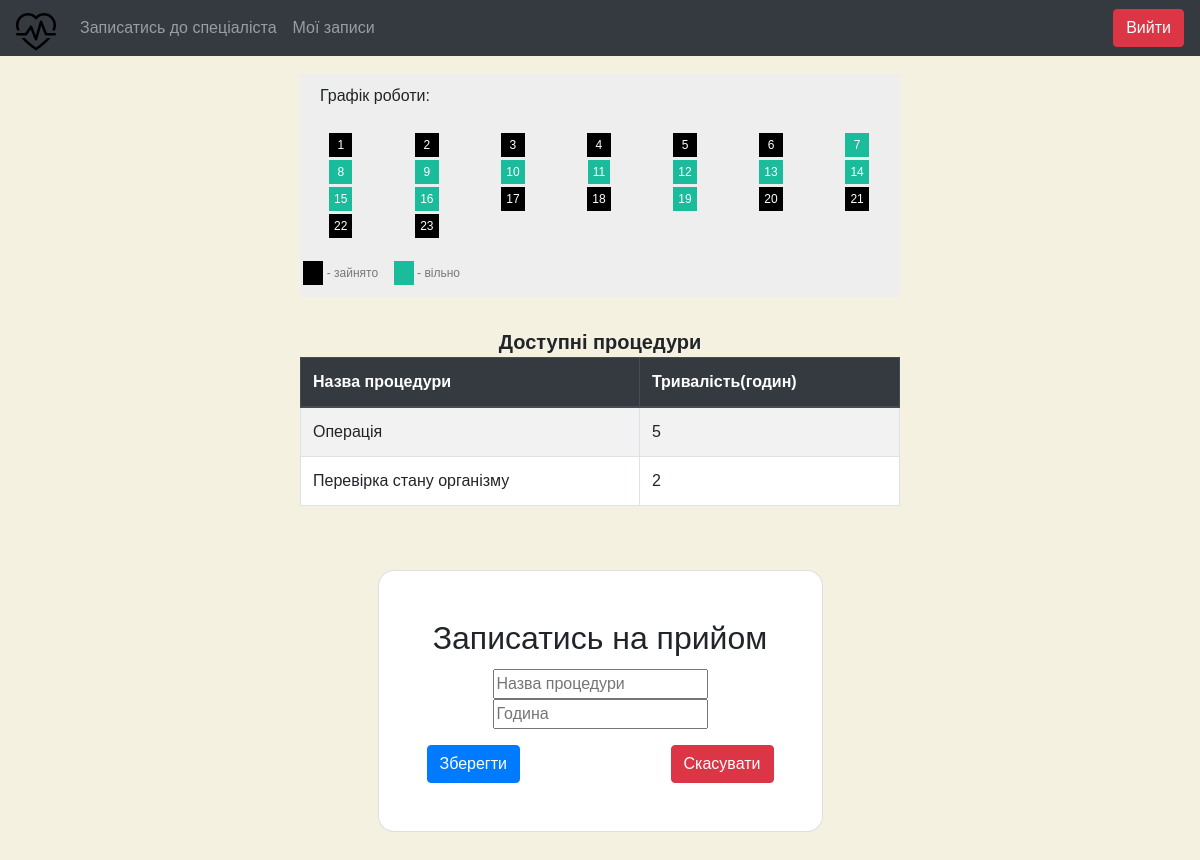
/create_appointment/1 (signed in), run on the app's committed database.
### clients/models.py (models this page shows)
class Procedure(models.Model):
    name = models.CharField(max_length=255, verbose_name="Назва процедури")
    name_of_speciality = models.CharField(max_length=255, default='-', null='-', verbose_name="Ім'я лікаря")
    duration = models.IntegerField(verbose_name="Тривалість")

### clients/views.py (the view, shortened to what this page needs)
# urls.py: path('create_appointment/<slug:doctor_id>', login_required(ShowDoctorSchedule.as_view()), name='appoint_doctor'),
class ShowDoctorSchedule(DetailView):
    model = ServiceWorkers
    template_name = 'clients/choose_time.html'
    pk_url_kwarg = 'doctor_id'
    context_object_name = 'object'
    form_class = AddAppointmentForm
    success_url = '/make_appointment'
    def get_context_data(self, **kwargs):
        context = super().get_context_data(**kwargs)
        self.success_url = '/make_appointment'
        work_from = ServiceWorkers.objects.values_list('schedule_from', flat=True).get(id=self.kwargs['doctor_id'])
        work_to = ServiceWorkers.objects.values_list('schedule_to', flat=True).get(id=self.kwargs['doctor_id'])
        doctor = ServiceWorkers.objects.get(id=self.kwargs['doctor_id'])
        context.update({
            'user': self.request.user,
            'hours': get_working_hours(int(work_from), int(work_to), ServiceWorkers.objects.get(id=self.kwargs['doctor_id'])),
            'procedures': Procedure.objects.all().filter(name_of_speciality=doctor.speciality),
            'form': self.form_class,
            'is_worker': check_if_worker(self.request.user),
            'is_doctor': check_if_doctor(self.request.user)
        })
        return context

### clients/views.py (called while the page is built)
def check_if_worker(user):
    is_admin = True if len(Manager.objects.filter(name=user.username)) != 0 else False
    is_manager = True if len(Administrator.objects.filter(name=user.username)) != 0 else False
    return True if is_admin or is_manager == True else False

def check_if_doctor(user):
    return True if len(ServiceWorkers.objects.filter(name=user.username)) != 0 else False

def get_working_hours(work_from, work_to, doctor):
    hours = {}
    for hour in range(0, work_from):
        hours[hour+1] = 'inactive'
    for hour in range(work_from, work_to):
        hours[hour] = 'active'
    for hour in range(work_to, 24):
        hours[hour] = 'inactive'
    for i in Appointment.objects.filter(name_of_doctor=doctor.name):
        for j in range(Procedure.objects.get(name=i.name_of_procedure).duration):
            print(i.hour+j)
            hours[i.hour+j] = 'inactive'
    return hours

### clients/templates/clients/choose_time.html (shortened to what this page needs)
{% extends "clients/base.html" %}
{% load static %}
{% block styles %}
    <link type="text/css" href="{% static 'css/make_appointment.css' %}" rel="stylesheet"/>
    <link type="text/css" href="{% static 'css/doctor_view.css' %}" rel="stylesheet"/>
    <link type="text/css" href="{% static 'css/schedule.css' %}" rel="stylesheet"/>
{% endblock %}
{% block content %}
    <div style="width: 50%; align: center; margin:auto; padding-top:20px;">
        <ul class="days">
            <div style="margin-left: 20px;">Графік роботи:</div><br>
            {% for k, v in hours.items %}
                {% if k < 10 %}
                    {% if v == 'inactive' %}
                        <li>
                            <span class="inactive">&nbsp;{{k}}&nbsp;</span>
                        </li>
                    {% else %}
                        <li>
                            <span class="active">&nbsp;{{k}}&nbsp;</span>
                        </li>
                    {% endif %}
                {% else %}
                    {% if v == 'inactive' %}
                        <li>
                            <span class="inactive">{{k}}</span>
                        </li>
                    {% else %}
                        <li>
                            <span class="active">{{k}}</span>
                        </li>
                    {% endif %}
                {% endif %}
            {% endfor %}
        </ul>
        <ul class="days">
            <li>
                <span class="inactive">&nbsp;&nbsp;&nbsp;</span>&nbsp;- зайнято
                <br>
            </li>
            <li>
                <span class="active">&nbsp;&nbsp;&nbsp;</span>&nbsp;- вільно
            </li>
        </ul>
    </div>
    <div style="margin-top: 30px;">
        <div align="center" style="font-size: 20px;">
            <b>Доступні процедури</b>
        </div>
        <table border="1" align="center" id="example" class="table table-striped table-bordered" style="width:50%; background-color: white;">
            <thead class="thead-dark">
                <tr class="thead-dark">
                    <th scope="row">Назва процедури</th>
                    <th scope="row">Тривалість(годин)</th>
                </tr>
            </thead>
            <tbody>
                {% for i in procedures %}
                    <tr>
                        <td>{{i.name}}</td>
                        <td>{{i.duration}}</td>
                    </tr>
                {% endfor %}
            </tbody>
        </table>
    </div>
    <div class="container py-5 h-100">
        <div class="row d-flex justify-content-center align-items-center h-100">
            <div class="col-12 col-md-8 col-lg-6 col-xl-5">
                <div class="card shadow-2-strong" style="border-radius: 1rem;">
                    <div class="card-body p-5 text-center">
                    <h2 class="card-title text-center">Записатись на прийом</h2>
                        <form action="" method="post">
                                <div class="form-group">
                                    <div class="form-label">{{ form.name_of_procedure }}</div>
                                    <div class="form-label">{{ form.hour }}</div>
                                </div>
                                <div class="d-flex flex-row align-items-center justify-content-between">
                                    <button type="submit" class="btn btn-primary shadow_head">Зберегти</button>
                                    <a class="btn btn-danger shadow_head" href="{% url 'workers' %}">Скасувати</a>
                                </div>
                        </form>
                    </div>
                </div>
            </div>
        </div>
    </div>
{% endblock %}

### clients/static/css/make_appointment.css (style rules this page uses)
body { overflow-x: hidden; }

### clients/static/css/schedule.css (style rules this page uses)
ul { list-style-type: none; }
body { font-family: Verdana, sans-serif; }
.days { padding: 10px 0; background: #eee; margin: 0; }
.days li { list-style-type: none; display: inline-block; width: 13.6%; text-align: center; margin-bottom: 5px; font-size:12px; color: #777; }
.days li .active { padding: 5px; background: #1abc9c; color: white !important }
.days li .inactive { padding: 5px; background: rgb(0,0,0); color: white !important }

### data on the page
Procedure: name "Операція", duration "5"
Procedure: name "Перевірка стану організму", duration "2"

### other printed values
{{ k }} "1" "2" "3" "4" "5" "6"
{{ k }} "7" "8" "9"
{{ k }} "10" "11" "12" "13" "14" "15" "16" "19"
{{ k }} "17" "18" "20" "21" "22" "23"
